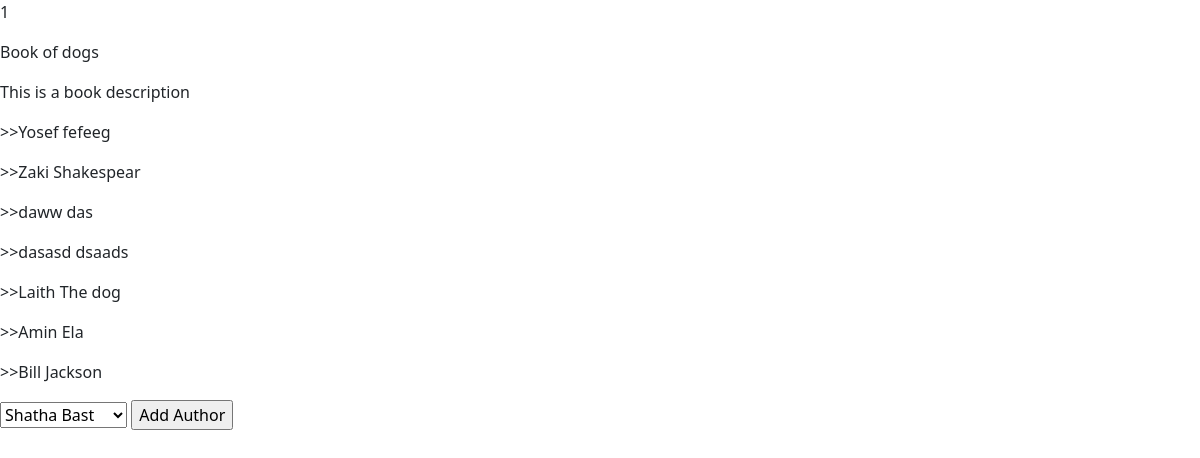
Screenshot of /books/1 with the database file from the repository.
### myAuthorsApp/models.py (models this page shows)
class Book(models.Model):
	title = models.CharField(max_length=255)
	description = models.TextField(default = "This is a book description")
	created_at = models.DateTimeField(auto_now_add=True)
	updated_at = models.DateTimeField(auto_now=True)

class Author(models.Model):
	firstname = models.CharField(max_length=255)
	lastname = models.CharField(max_length=255)
	notes = models.TextField(null = True)
	books = models.ManyToManyField(Book, related_name="authors")
	created_at = models.DateTimeField(auto_now_add=True)
	updated_at = models.DateTimeField(auto_now=True)

### myAuthorsApp/views.py (the view)
# urls.py: path('books/<int:id>', views.view_books),
def view_books(request, id):
    context = {
        'book': Book.objects.get(id=int(id)),
        'authors': Author.objects.all()
    }
    return render(request, 'result.html', context)

### myAuthorsApp/templates/result.html (shortened to what this page needs)
<!DOCTYPE html>
<html lang="en">
<head>
    <link href="https://cdn.jsdelivr.net/npm/bootstrap@5.2.1/dist/css/bootstrap.min.css" rel="stylesheet">
</head>
<body>
    <p>{{book.id}}</p>
    <p>{{book.title}}</p>
    <p>{{book.description}}</p>
    {% for authors in book.authors.all %}
    <p>>>{{authors.firstname}} {{authors.lastname}}</p>
    {%endfor%}
    <form action="/auth_to_book/{{book.id}}" method="post">
        <select name="authToBook">
            {% for auth in authors %}
            {% if book not in auth.books.all %}
            <option value="{{auth.id}}">{{auth.firstname}} {{auth.lastname}}</option>
            {%endif%}
            {%endfor%}
        </select>
        <input type="submit" value="Add Author">
    </form>
</body>
</html>

### rows the page displays
Book: id "1", title "Book of dogs", description "This is a book description"
Author: firstname "Yosef", lastname "fefeeg"
Author: firstname "Zaki", lastname "Shakespear"
Author: firstname "daww", lastname "das"
Author: firstname "dasasd", lastname "dsaads"
Author: firstname "Laith", lastname "The dog"
Author: firstname "Amin", lastname "Ela"
Author: firstname "Bill", lastname "Jackson"

### other values shown
form field authToBook "Shatha Bast"
